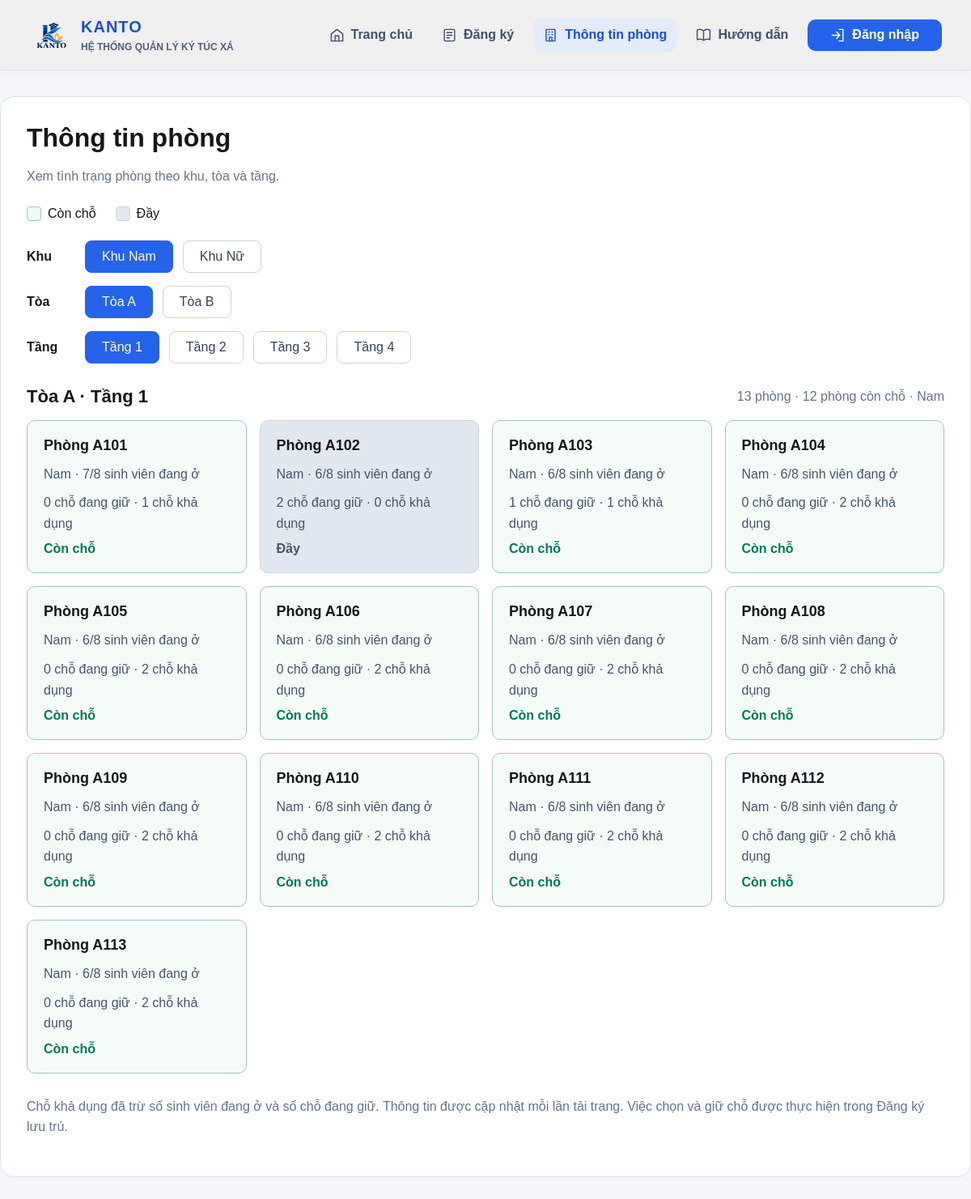
/index.php?action=rooms, run on the app's committed database.
### tables this page shows
CREATE TABLE `toanha` (
  `MaToa` varchar(10) NOT NULL,
  `TenToa` varchar(100) NOT NULL,
  PRIMARY KEY (`MaToa`),
  UNIQUE KEY `uq_toanha_ten` (`TenToa`)
);

CREATE TABLE `phong` (
  `MaPhong` varchar(10) NOT NULL,
  `MaToa` varchar(10) NOT NULL,
  `SoPhong` varchar(20) NOT NULL,
  `Tang` tinyint unsigned NOT NULL,
  `GioiTinhPhong` enum('Nam','Nữ') NOT NULL,
  `SucChua` int NOT NULL,
  PRIMARY KEY (`MaPhong`),
  UNIQUE KEY `uq_phong_toa_sophong` (`MaToa`,`SoPhong`),
  KEY `idx_phong_matoa` (`MaToa`),
  KEY `idx_phong_toa_tang` (`MaToa`,`Tang`)
);

### controllers/RoomController.php (called while the page is built, shortened)
<?php
require_once __DIR__ . '/../config/app.php';
require_once __DIR__ . '/../models/Room.php';
class RoomController
{
    public function show(): void
    {
        $gender = 'Nam';
        $buildingId = $floor = null;
        $buildings = $floors = $rooms = [];
        $selectedBuilding = null;
        $message = '';
        if (!$message) {
            $gender = $_GET['GioiTinhPhong'] ?? 'Nam';
            $buildingId = $_GET['MaToa'] ?? null;
            $floorInput = $_GET['Tang'] ?? null;
            if (!in_array($gender, ['Nam', 'Nữ'], true)
                || ($buildingId !== null && ($buildingId === '' || mb_strlen($buildingId) > 10))
                || ($floorInput !== null && (!preg_match('/^[1-9][0-9]{0,2}$/D', $floorInput) || (int) $floorInput > 255))) {
                $message = 'Bộ lọc phòng không hợp lệ. Vui lòng chọn lại khu, tòa và tầng.';
            } else {
                $floor = $floorInput === null ? null : (int) $floorInput;
            }
        }
        if ($message) {
            http_response_code(400);
        } else {
            try {
                $model = new Room($this->db);
                $buildings = $model->buildings($gender);
                $buildingId ??= $buildings[0]['MaToa'] ?? null;
                foreach ($buildings as $building) {
                    if ($building['MaToa'] === $buildingId) {
                        $selectedBuilding = $building;
                    }
                }
                if ($buildingId !== null && !$selectedBuilding) {
                    $message = 'Tòa đã chọn không thuộc khu này hoặc không có phòng.';
                    http_response_code(400);
                } elseif ($selectedBuilding) {
                    $floors = $model->floors($gender, $buildingId);
                    $floor ??= $floors[0] ?? null;
                    if (!in_array($floor, $floors, true)) {
                        $message = 'Tầng đã chọn không có trong tòa này.';
                        http_response_code(400);
                    } else {
                        $rooms = $model->rooms($gender, $buildingId, $floor);
                    }
                } elseif ($floor !== null) {
                    $message = 'Không có tòa và tầng phù hợp với bộ lọc.';
                    http_response_code(400);
                }
            } catch (PDOException $error) {
                http_response_code(500);
                $message = 'Chưa thể tải thông tin phòng. Vui lòng thử lại sau.';
                $rooms = [];
            }
        }
        require __DIR__ . '/../views/rooms/information.php';
    }
}

### config/app.php (called while the page is built, shortened)
<?php
function appUrl(string $path = ''): string
{
    $base = getenv('APP_BASE_PATH');
    $base = $base === false ? '/Kanto-KTX' : $base;
    return '/' . trim(trim($base, '/') . '/' . ltrim($path, '/'), '/');
}

### models/Room.php (called while the page is built, shortened)
<?php
class Room
{
    public function buildings(string $gender): array
    {
        $stmt = $this->db->prepare('SELECT DISTINCT t.MaToa, t.TenToa
            FROM toanha t JOIN phong p ON p.MaToa = t.MaToa
            WHERE p.GioiTinhPhong = ? ORDER BY t.TenToa, t.MaToa');
        $stmt->execute([$gender]);
        return $stmt->fetchAll();
    }
    public function floors(string $gender, string $building): array
    {
        $stmt = $this->db->prepare('SELECT DISTINCT Tang FROM phong
            WHERE GioiTinhPhong = ? AND MaToa = ? ORDER BY Tang');
        $stmt->execute([$gender, $building]);
        return array_map('intval', $stmt->fetchAll(PDO::FETCH_COLUMN));
    }
    public function rooms(string $gender, ?string $building = null, ?int $floor = null, bool $availableOnly = false): array
    {
        return $this->queryRooms($gender, $building, $floor, $availableOnly);
    }
    private function queryRooms(?string $gender = null, ?string $building = null, ?int $floor = null, bool $availableOnly = false, ?string $roomId = null): array
    {
        $roomConstraint = $roomId === null ? '' : ' AND MaPhong = ?';
        $sql = "SELECT p.*, t.TenToa,
            COALESCE(h.DangO, 0) AS DangO, COALESCE(d.DangGiu, 0) AS DangGiu,
            p.SucChua - COALESCE(h.DangO, 0) - COALESCE(d.DangGiu, 0) AS ConCho
            FROM phong p JOIN toanha t ON t.MaToa = p.MaToa
            LEFT JOIN (SELECT MaPhong, COUNT(*) AS DangO FROM hopdong
                WHERE TrangThai = 'Còn hạn' $roomConstraint GROUP BY MaPhong) h ON h.MaPhong = p.MaPhong
            LEFT JOIN (SELECT MaPhong, COUNT(*) AS DangGiu FROM dondangky
                WHERE (TrangThai = 'Chờ duyệt' OR (TrangThai = 'Đã duyệt' AND MaHopDong IS NULL)) $roomConstraint
                GROUP BY MaPhong) d ON d.MaPhong = p.MaPhong
            WHERE 1=1";
        $params = $roomId === null ? [] : [$roomId, $roomId];
        if ($gender !== null) {
            $sql .= ' AND p.GioiTinhPhong = ?';
            $params[] = $gender;
        }
        if ($building !== null) {
            $sql .= ' AND p.MaToa = ?';
            $params[] = $building;
        }
        if ($floor !== null) {
            $sql .= ' AND p.Tang = ?';
            $params[] = $floor;
        }
        $stmt = $this->db->prepare($sql . ' ORDER BY t.TenToa, p.Tang, p.SoPhong, p.MaPhong');
        $stmt->execute($params);
        return $stmt->fetchAll();
    }
}

### views/rooms/information.php (the view, shortened to what this page needs)
<?php
$escape = fn($value) => htmlspecialchars((string) $value, ENT_QUOTES, 'UTF-8');
$filterUrl = fn(array $filters) => appUrl('index.php?' . http_build_query(['action' => 'rooms'] + $filters));
$available = count(array_filter($rooms, fn($room) => (int) $room['ConCho'] > 0));
?>
<!DOCTYPE html>
<html lang="vi">
<head>
    <link rel="stylesheet" href="<?= $escape(appUrl('assets/css/style.css')) ?>">
    <link rel="stylesheet" href="<?= $escape(appUrl('assets/css/room-information.css')) ?>">
</head>
<body class="home-page room-information-page">
<?php require __DIR__ . '/../../includes/header.php'; ?>
<main class="room-information-shell">
    <h1>Thông tin phòng</h1>
    <p class="room-introduction">Xem tình trạng phòng theo khu, tòa và tầng.</p>
    <div class="room-legend" aria-label="Chú thích trạng thái phòng">
        <span><i aria-hidden="true"></i>Còn chỗ</span>
        <span><i class="full" aria-hidden="true"></i>Đầy</span>
    </div>
    <nav class="room-information-filters" aria-label="Bộ lọc phòng">
        <div class="room-filter-row">
            <strong>Khu</strong>
            <?php foreach (['Nam', 'Nữ'] as $option): ?>
                <a href="<?= $escape($filterUrl(['GioiTinhPhong' => $option])) ?>"<?= $gender === $option ? ' aria-current="true"' : '' ?>>Khu <?= $option ?></a>
            <?php endforeach; ?>
        </div>
        <?php if ($buildings): ?>
        <div class="room-filter-row">
            <strong>Tòa</strong>
            <?php foreach ($buildings as $building): ?>
                <a href="<?= $escape($filterUrl(['GioiTinhPhong' => $gender, 'MaToa' => $building['MaToa']])) ?>"<?= $buildingId === $building['MaToa'] ? ' aria-current="true"' : '' ?>><?= $escape($building['TenToa']) ?></a>
            <?php endforeach; ?>
        </div>
        <?php endif; ?>
        <?php if ($floors): ?>
        <div class="room-filter-row">
            <strong>Tầng</strong>
            <?php foreach ($floors as $option): ?>
                <a href="<?= $escape($filterUrl(['GioiTinhPhong' => $gender, 'MaToa' => $buildingId, 'Tang' => $option])) ?>"<?= $floor === $option ? ' aria-current="true"' : '' ?>>Tầng <?= $option ?></a>
            <?php endforeach; ?>
        </div>
        <?php endif; ?>
    </nav>
    <?php if ($message): ?>
        <div class="room-information-error" role="alert">
            <p><?= $escape($message) ?></p>
            <a href="<?= $escape(appUrl('index.php?action=rooms')) ?>">Chọn lại bộ lọc</a>
        </div>
    <?php else: ?>
        <?php if ($selectedBuilding): ?>
        <div class="room-results-heading">
            <h2><?= $escape($selectedBuilding['TenToa']) ?> · Tầng <?= $floor ?></h2>
            <p><?= count($rooms) ?> phòng · <?= $available ?> phòng còn chỗ · <?= $escape($gender) ?></p>
        </div>
        <?php endif; ?>
        <div class="room-information-grid">
            <?php foreach ($rooms as $room): ?>
                <?php $isFull = (int) $room['ConCho'] <= 0; ?>
                <article class="room-information-card<?= $isFull ? ' full' : '' ?>">
                    <h3>Phòng <?= $escape($room['SoPhong']) ?></h3>
                    <p><?= $escape($room['GioiTinhPhong']) ?> · <?= (int) $room['DangO'] ?>/<?= (int) $room['SucChua'] ?> sinh viên đang ở</p>
                    <p><?= (int) $room['DangGiu'] ?> chỗ đang giữ · <?= max(0, (int) $room['ConCho']) ?> chỗ khả dụng</p>
                    <strong class="room-status"><?= $isFull ? 'Đầy' : 'Còn chỗ' ?></strong>
                </article>
            <?php endforeach; ?>
        </div>
    <?php endif; ?>
    <p class="room-information-note">Chỗ khả dụng đã trừ số sinh viên đang ở và số chỗ đang giữ. Thông tin được cập nhật mỗi lần tải trang. Việc chọn và giữ chỗ được thực hiện trong Đăng ký lưu trú.</p>
</main>
</body>
</html>

### assets/css/style.css (style rules this page uses)
* { box-sizing: border-box; }
.home-page { margin: 0; background: #fff; color: #171717; font-family: Arial, sans-serif; padding: 0; }

### assets/css/room-information.css (style rules this page uses)
.room-information-page { background: #f5f7fb; }
.room-information-shell { max-width: 1320px; margin: 32px auto; padding: 32px; background: white; border: 1px solid #dce3ed; border-radius: 16px; }
.room-information-shell h1 { margin: 0 0 12px; font-size: 32px; }
.room-introduction, .room-information-note, .room-results-heading p { color: #64748b; line-height: 1.6; }
.room-legend { display: flex; flex-wrap: wrap; gap: 24px; margin: 24px 0; }
.room-legend span { display: flex; align-items: center; gap: 8px; }
.room-legend i { width: 18px; height: 18px; border: 1px solid #a7c4b8; background: #ecfdf5; border-radius: 4px; }
.room-legend i.full { border-color: #cbd5e1; background: #e2e8f0; }
.room-information-filters { display: grid; gap: 16px; margin-bottom: 28px; }
.room-filter-row { display: flex; flex-wrap: wrap; align-items: center; gap: 12px; }
.room-filter-row > strong { width: 60px; }
.room-filter-row a { padding: 10px 20px; border: 1px solid #cbd5e1; border-radius: 8px; text-decoration: none; color: #334155; }
.room-filter-row a[aria-current] { background: #2563eb; border-color: #2563eb; color: white; }
.room-results-heading { display: flex; flex-wrap: wrap; justify-content: space-between; align-items: center; gap: 12px; margin: 0 0 16px; }
.room-results-heading h2 { margin: 0; font-size: 22px; }
.room-results-heading p { margin: 0; }
.room-information-grid { display: grid; grid-template-columns: repeat(auto-fit, minmax(220px, 1fr)); gap: 16px; }
.room-information-card { padding: 20px; border: 1px solid #a7c4b8; background: #f5fcf8; border-radius: 10px; overflow-wrap: anywhere; }
.room-information-card h3 { margin: 0 0 12px; font-size: 18px; }
.room-information-card p { margin: 0 0 10px; color: #475569; line-height: 1.6; }
.room-status { color: #047857; }
.room-information-card.full { background: #e2e8f0; border-color: #cbd5e1; }
.room-information-card.full .room-status { color: #475569; }
.room-information-note { margin-top: 28px; }

### data on the page
toanha: TenToa "Tòa A"
toanha: TenToa "Tòa B"
phong: SoPhong "A101", GioiTinhPhong "Nam", DangO "7", SucChua "8", DangGiu "0", max(0, (int) $room['ConCho']) "1", shows "Còn chỗ"
phong: SoPhong "A102", GioiTinhPhong "Nam", DangO "6", SucChua "8", DangGiu "2", max(0, (int) $room['ConCho']) "0", shows "Đầy"
phong: SoPhong "A103", GioiTinhPhong "Nam", DangO "6", SucChua "8", DangGiu "1", max(0, (int) $room['ConCho']) "1", shows "Còn chỗ"
phong: SoPhong "A104", GioiTinhPhong "Nam", DangO "6", SucChua "8", DangGiu "0", max(0, (int) $room['ConCho']) "2", shows "Còn chỗ"
phong: SoPhong "A105", GioiTinhPhong "Nam", DangO "6", SucChua "8", DangGiu "0", max(0, (int) $room['ConCho']) "2", shows "Còn chỗ"
phong: SoPhong "A106", GioiTinhPhong "Nam", DangO "6", SucChua "8", DangGiu "0", max(0, (int) $room['ConCho']) "2", shows "Còn chỗ"
phong: SoPhong "A107", GioiTinhPhong "Nam", DangO "6", SucChua "8", DangGiu "0", max(0, (int) $room['ConCho']) "2", shows "Còn chỗ"
phong: SoPhong "A108", GioiTinhPhong "Nam", DangO "6", SucChua "8", DangGiu "0", max(0, (int) $room['ConCho']) "2", shows "Còn chỗ"
phong: SoPhong "A109", GioiTinhPhong "Nam", DangO "6", SucChua "8", DangGiu "0", max(0, (int) $room['ConCho']) "2", shows "Còn chỗ"
phong: SoPhong "A110", GioiTinhPhong "Nam", DangO "6", SucChua "8", DangGiu "0", max(0, (int) $room['ConCho']) "2", shows "Còn chỗ"
phong: SoPhong "A111", GioiTinhPhong "Nam", DangO "6", SucChua "8", DangGiu "0", max(0, (int) $room['ConCho']) "2", shows "Còn chỗ"
phong: SoPhong "A112", GioiTinhPhong "Nam", DangO "6", SucChua "8", DangGiu "0", max(0, (int) $room['ConCho']) "2", shows "Còn chỗ"
phong: SoPhong "A113", GioiTinhPhong "Nam", DangO "6", SucChua "8", DangGiu "0", max(0, (int) $room['ConCho']) "2", shows "Còn chỗ"

### other printed values
$option "Nam"
$option "Nữ"
$option "1"
$option "2"
$option "3"
$option "4"
$floor "1"
count($rooms) "13"
$available "12"
$escape($gender) "Nam"
